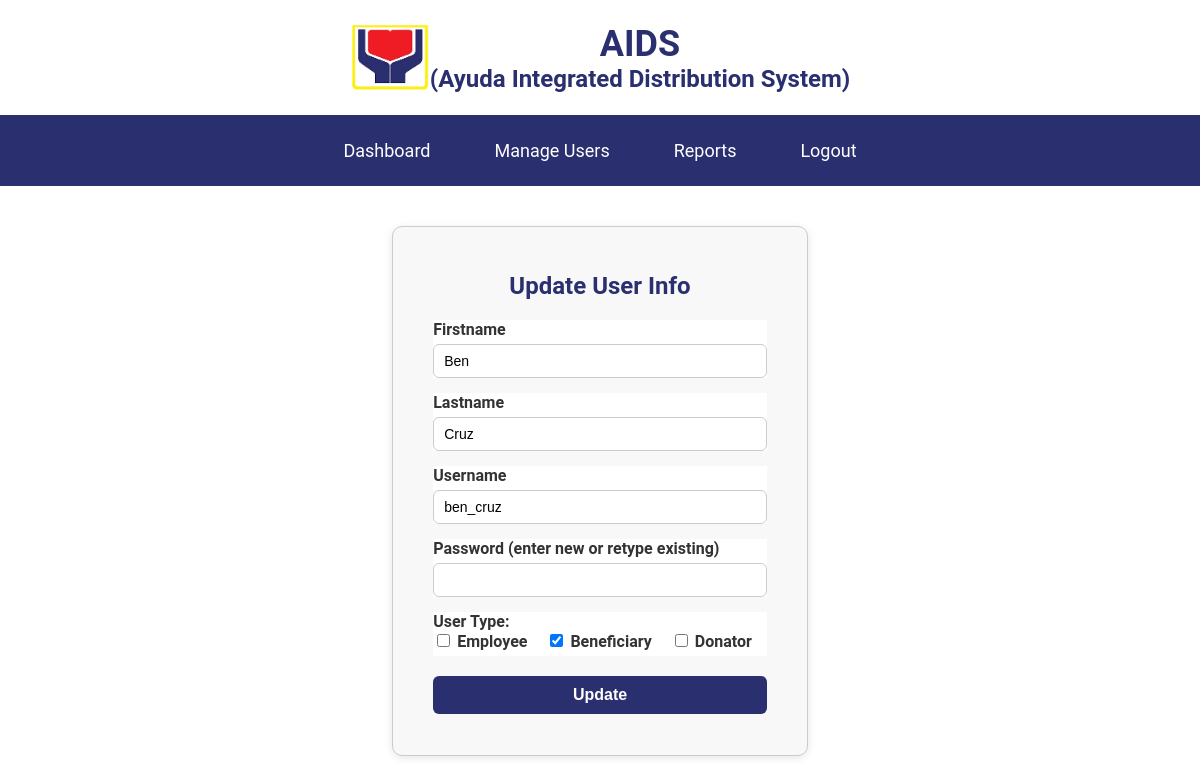
The app's page /f1Reyes/update.php?id=13 with its own data.
### tables this page shows
CREATE TABLE `tbluser` (
  `uid` int(11) NOT NULL,
  `fname` varchar(250) NOT NULL,
  `lname` varchar(250) NOT NULL,
  `password` varchar(250) NOT NULL,
  `is_employee` tinyint(1) DEFAULT NULL,
  `is_beneficiary` tinyint(1) DEFAULT NULL,
  `is_donator` tinyint(1) DEFAULT NULL,
  `username` varchar(250) NOT NULL,
  `date_created` date NOT NULL,
  `date_modified` date NOT NULL
);

### f1Reyes/update.php (the view, shortened to what this page needs)
<?php
include 'connect.php';
include 'includes/header.php';
$uid = intval($_GET['id']);
if ($_SERVER['REQUEST_METHOD'] === 'POST') {
    $fname = mysqli_real_escape_string($connection, $_POST['fname']);
    $lname = mysqli_real_escape_string($connection, $_POST['lname']);
    $username = mysqli_real_escape_string($connection, $_POST['username']);
    $password = mysqli_real_escape_string($connection, $_POST['password']);
    $hashedpw = password_hash($password, PASSWORD_DEFAULT);
    $is_employee = isset($_POST['is_employee']) ? 1 : 0;
    $is_beneficiary = isset($_POST['is_beneficiary']) ? 1 : 0;
    $is_donator = isset($_POST['is_donator']) ? 1 : 0;
    $sql = "UPDATE tbluser SET
                fname='$fname',
                lname='$lname',
                username='$username',
                password='$hashedpw',
                is_employee=$is_employee,
                is_beneficiary=$is_beneficiary,
                is_donator=$is_donator,
                date_modified=NOW()
            WHERE uid=$uid";
    if (mysqli_query($connection, $sql)) {
        echo "<script>alert('User updated successfully.'); window.location.href='dashboard.php';</script>";
    } else {
        echo "<script>alert('Error updating user.');</script>";
    }
} else {
    $result = mysqli_query($connection, "SELECT * FROM tbluser WHERE uid = $uid");
    $row = mysqli_fetch_assoc($result);
}
?>
<!DOCTYPE html>
<html>
<head>
    <link rel="stylesheet" type="text/css" href="css/dashboard.css">
</head>
<body>
<div class="nav-container">
    <nav>
        <a href="dashboard.php">Dashboard</a>
        <a href="manage_users.php">Manage Users</a>
        <a href="reports.php">Reports</a>
        <a href="index.php">Logout</a>
    </nav>
</div>
<div class="form-container">
    <h2>Update User Info</h2>
    <form method="post">
        <div class="form-group">
            <label for="fname">Firstname</label>
            <input type="text" name="fname" value="<?php echo $row['fname']; ?>" required>
        </div>
        <div class="form-group">
            <label for="lname">Lastname</label>
            <input type="text" name="lname" value="<?php echo $row['lname']; ?>" required>
        </div>
        <div class="form-group">
            <label for="username">Username</label>
            <input type="text" name="username" value="<?php echo $row['username']; ?>" required>
        </div>
        <div class="form-group">
            <label for="password">Password (enter new or retype existing)</label>
            <input type="password" name="password" required>
        </div>
        <div class="checkbox-group">
            <strong>User Type:</strong><br>
            <label><input type="checkbox" name="is_employee" <?php if ($row['is_employee']) echo "checked"; ?>> Employee</label>
            <label><input type="checkbox" name="is_beneficiary" <?php if ($row['is_beneficiary']) echo "checked"; ?>> Beneficiary</label>
            <label><input type="checkbox" name="is_donator" <?php if ($row['is_donator']) echo "checked"; ?>> Donator</label>
        </div>
        <input type="submit" value="Update">
    </form>
</div>
</body>
</html>

### f1Reyes/css/dashboard.css (style rules this page uses)
body { background-color: white; margin: 0; padding: 0; display: flex; flex-direction: column; min-height: 100vh; color: #333; font-family: 'Roboto', sans-serif;; }
div { background-color: white; }

### f1Reyes/update.php (style rules this page uses)
body { font-family: 'Roboto', sans-serif; }
.form-container { max-width: 600px; margin: 40px auto; background-color: #f8f8f8; border: 1px solid #ccc; padding: 25px 40px; border-radius: 10px; box-shadow: 0 2px 8px rgba(0,0,0,0.1); }
.form-container h2 { text-align: center; color: #2a2f6f; }
.form-group { margin-bottom: 15px; }
label { display: block; font-weight: bold; margin-bottom: 5px; }
input[type="text"], input[type="password"] { width: 100%; padding: 8px 10px; border: 1px solid #ccc; border-radius: 6px; font-size: 14px; }
.checkbox-group { margin-top: 10px; }
.checkbox-group label { display: inline-block; margin-right: 15px; }
.form-container input[type="submit"] { background-color: #2a2f6f; color: white; border: none; padding: 10px 20px; font-weight: bold; font-size: 16px; border-radius: 6px; cursor: pointer; width: 100%; margin-top: 20px; }
.nav-container { background-color: #2a2f6f; padding: 15px; text-align: center; }
.nav-container nav a { color: white; text-decoration: none; font-size: 18px; padding: 10px 20px; margin: 0 10px; display: inline-block; transition: 0.3s; }

### records on screen
tbluser: fname "Ben", lname "Cruz", username "ben_cruz", is_beneficiary "☑"
